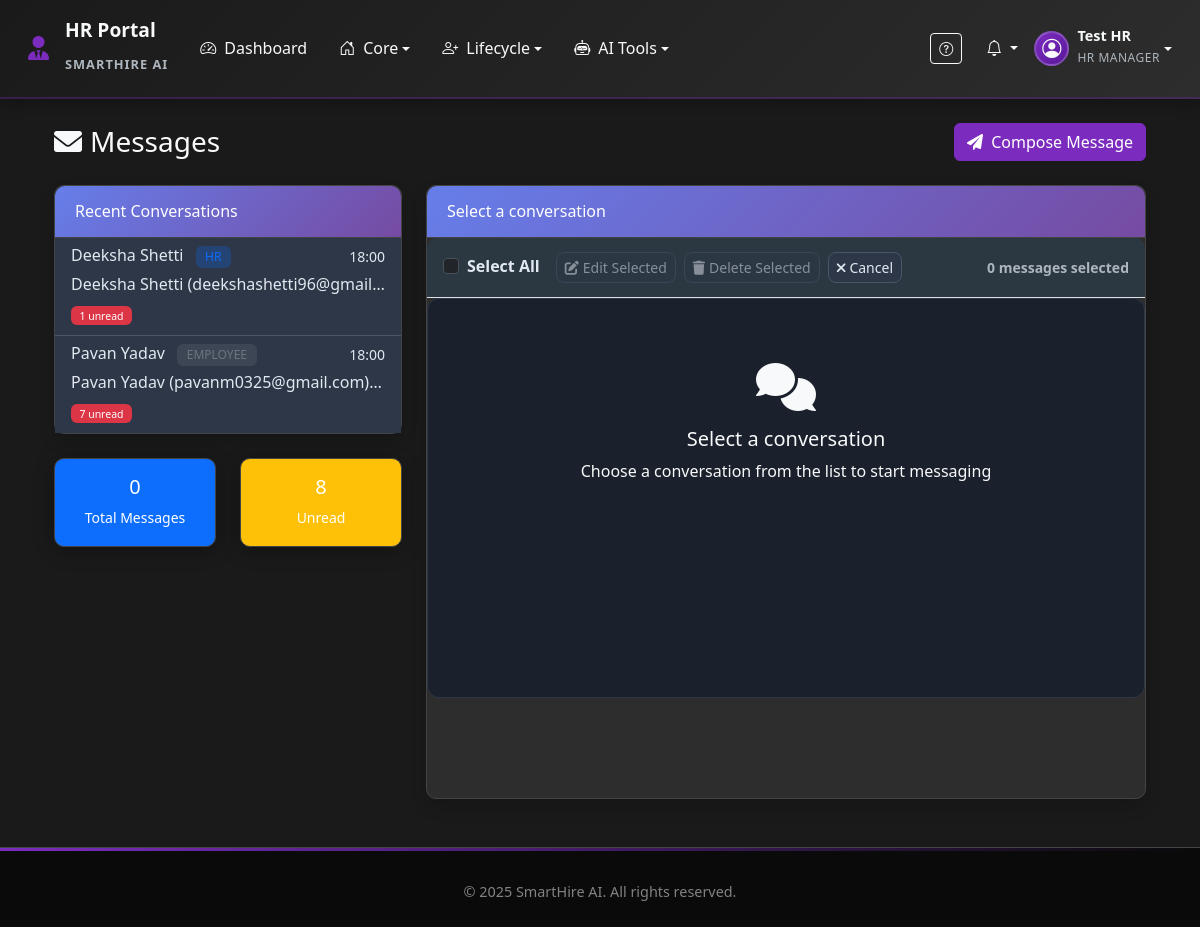
The app's page /hr/messages (signed in), older data.
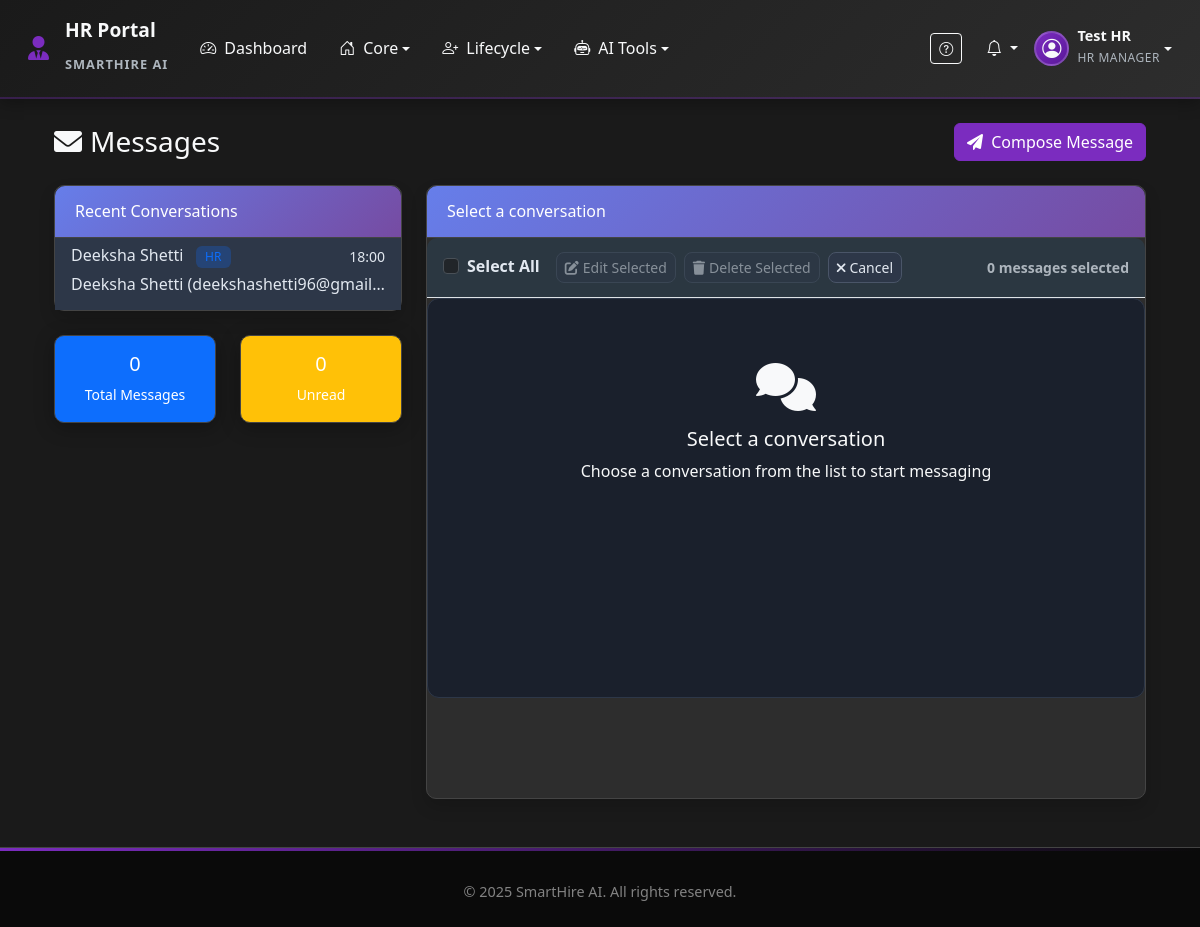
The same page, newer data.
### app.py (models this page shows, shortened)
class Message(db.Model):
    id = db.Column(db.Integer, primary_key=True)
    subject = db.Column(db.String(200), nullable=False)
    content = db.Column(db.Text, nullable=False)
    sender_id = db.Column(db.Integer, db.ForeignKey('user.id'), nullable=False)
    recipient_id = db.Column(db.Integer, db.ForeignKey('user.id'), nullable=False)
    message_type = db.Column(db.String(50), default='message')  # message, notification, reminder
    priority = db.Column(db.String(20), default='normal')  # low, normal, high, urgent
    is_priority = db.Column(db.Boolean, default=False)  # Whether this is a priority message
    status = db.Column(db.String(50), default='unread')  # unread, read, archived
    sent_at = db.Column(db.DateTime, default=datetime.utcnow)
    read_at = db.Column(db.DateTime)
    parent_id = db.Column(db.Integer, db.ForeignKey('message.id'), nullable=True)  # For replies
    notification_data = db.Column(db.JSON, nullable=True)  # Additional notification metadata
    is_edited = db.Column(db.Boolean, default=False)
    edited_at = db.Column(db.DateTime)
    is_deleted = db.Column(db.Boolean, default=False)
    deleted_at = db.Column(db.DateTime)
    sender = db.relationship('User', foreign_keys=[sender_id], backref='sent_messages')
    recipient = db.relationship('User', foreign_keys=[recipient_id], backref='received_messages')
    replies = db.relationship('Message', backref=db.backref('parent', remote_side=[id]), lazy='dynamic')

class User(db.Model):
    id = db.Column(db.Integer, primary_key=True)
    username = db.Column(db.String(80), unique=True, nullable=False)
    email = db.Column(db.String(120), unique=True, nullable=False)
    password = db.Column(db.String(255), nullable=False)
    full_name = db.Column(db.String(100), nullable=False)
    phone = db.Column(db.String(20), nullable=False)
    role = db.Column(db.String(20), nullable=False)
    department = db.Column(db.String(50), nullable=True)
    created_at = db.Column(db.DateTime, default=datetime.utcnow)
    last_login = db.Column(db.DateTime, nullable=True)
    is_active = db.Column(db.Boolean, default=True)
    status = db.Column(db.String(20), default='Active')
    hire_date = db.Column(db.Date, nullable=True)
    position = db.Column(db.String(100), nullable=True)
    manager_id = db.Column(db.Integer, db.ForeignKey('user.id'), nullable=True)
    employee_id = db.Column(db.String(20), nullable=True)
    exit_date = db.Column(db.Date, nullable=True)
    offboarding_start_date = db.Column(db.DateTime, nullable=True)
    reset_token = db.Column(db.String(255), nullable=True)
    reset_token_expires = db.Column(db.DateTime, nullable=True)
    manager = db.relationship('User', remote_side=[id], backref=db.backref('direct_reports', lazy=True))
    skills = db.relationship('EmployeeSkill', backref='employee', lazy=True, cascade='all, delete-orphan')

### app.py (the view)
@app.route('/hr/messages')
@login_required('hr')
def hr_messages():
    user_id = session.get('user_id')
    user = User.query.get(user_id)
    recent_messages = Message.query.filter(
        (Message.sender_id == user_id) | (Message.recipient_id == user_id)
    ).order_by(Message.sent_at.desc()).limit(50).all()
    filtered_messages = []
    for msg in recent_messages:
        other_user_id = msg.recipient_id if msg.sender_id == user_id else msg.sender_id
        other_user = User.query.get(other_user_id)
        if other_user and other_user.is_active and 'test' not in other_user.full_name.lower():
            filtered_messages.append(msg)
    unread_messages_count = Message.query.filter_by(
        recipient_id=user_id,
        status='unread'
    ).join(User, Message.sender_id == User.id).filter(
        User.is_active == True,
        ~User.full_name.like('%test%'),
        ~User.username.like('%test%')
    ).count()
    total_messages = Message.query.filter_by(sender_id=user_id).join(User, Message.recipient_id == User.id).filter(
        User.is_active == True,
        ~User.full_name.like('%test%'),
        ~User.username.like('%test%')
    ).count()
    conversations = []
    conversation_users = set()
    for msg in filtered_messages:
        other_user_id = msg.recipient_id if msg.sender_id == user_id else msg.sender_id
        if other_user_id not in conversation_users:
            conversation_users.add(other_user_id)
            other_user = User.query.get(other_user_id)
            if other_user and other_user.is_active and 'test' not in other_user.full_name.lower():
                unread_count = Message.query.filter_by(
                    sender_id=other_user_id,
                    recipient_id=user_id,
                    status='unread'
                ).count()
                conversations.append({
                    'user_id': other_user_id,
                    'user': other_user,
                    'last_message_content': msg.content,
                    'last_message_time': msg.sent_at,
                    'unread_count': unread_count
                })
    today_active = Message.query.filter(
        Message.sender_id == user_id,
        func.date(Message.sent_at) == date.today()
    ).join(User, Message.recipient_id == User.id).filter(
        User.is_active == True,
        ~User.full_name.like('%test%'),
        ~User.username.like('%test%')
    ).count()
    employee_contacts = User.query.filter(
        User.role == 'employee',
        User.is_active == True,
        User.username.notin_(['test_employee', 'testemp', 'employee_test']),
        ~User.full_name.like('%test%'),
        ~User.username.like('%test%')
    ).all()
    hr_contacts = User.query.filter(
        User.role == 'hr',
        User.is_active == True,
        User.id != user_id,  # Exclude self
        User.username.notin_(['test_hr', 'testhr', 'hr_test']),
        ~User.full_name.like('%test%'),
        ~User.username.like('%test%')
    ).all()
    return render_template('messages.html',
                         user=user,
                         conversations=conversations,
                         total_messages=total_messages,
                         unread_messages_count=unread_messages_count,
                         total_conversations=len(conversations),
                         today_active=today_active,
                         employee_contacts=employee_contacts,
                         hr_contacts=hr_contacts,
                         title='Messages')

### app.py (called while the page is built)
@app.context_processor
def inject_datetime():
    return {
        'timedelta': timedelta,
        'now': datetime.utcnow
    }

@app.context_processor
def inject_user():
    if 'user_id' in session:
        user = User.query.get(session['user_id'])
        return {'user': user}
    return {'user': None}

def login_required(role=None):
    def decorator(f):
        @wraps(f)
        def decorated_function(*args, **kwargs):
            if 'user_id' not in session or 'role' not in session:
                return redirect(url_for('index'))
            if role:
                allowed_roles = role if isinstance(role, list) else [role]
                if session.get('role') not in allowed_roles:
                    flash('You do not have permission to access this page.', 'danger')
                    if session.get('role') == 'candidate':
                        return redirect(url_for('login', role='candidate'))
                    return redirect(url_for(session.get('role', 'index') + '_dashboard'))
            return f(*args, **kwargs)
        return decorated_function
    return decorator

### templates/messages.html (shortened to what the changed rows need)
{% extends "base.html" %}
{% block content %}
<div class="container-fluid">
    <div class="d-sm-flex align-items-center justify-content-between mb-4">
        <h1 class="h3 mb-0 text-gray-800">
            <i class="fas fa-envelope me-2"></i>Messages
        </h1>
    </div>
    <div class="row">
        <div class="col-lg-4">
            <div class="card shadow mb-4">
                <div class="card-body p-0">
                    {% if conversations %}
                    <div class="list-group list-group-flush">
                        {% for conversation in conversations %}
                        <a href="#" class="list-group-item list-group-item-action conversation-item"
                           data-conversation-id="{{ conversation.user_id }}"
                           onclick="loadConversation('{{ conversation.user_id }}')">
                            <div class="d-flex w-100 justify-content-between">
                                <h6 class="mb-1">
                                    {{ conversation.user.full_name or conversation.user.username }}
                                    <span class="badge bg-{{ 'primary' if conversation.user.role == 'hr' else 'secondary' }} bg-opacity-25 text-{{ 'primary' if conversation.user.role == 'hr' else 'secondary' }} ms-2">
                                        {{ conversation.user.role.upper() }}
                                    </span>
                                </h6>
                                <small>{{ conversation.last_message_time.strftime('%H:%M') if conversation.last_message_time else '' }}</small>
                            </div>
                            <p class="mb-1 text-truncate">{{ conversation.last_message_content[:50] }}{% if conversation.last_message_content|length > 50 %}...{% endif %}</p>
                            <small class="text-muted">
                                {% if conversation.unread_count > 0 %}
                                <span class="badge bg-danger">{{ conversation.unread_count }} unread</span>
                                {% endif %}
                            </small>
                        </a>
                        {% endfor %}
                    </div>
                    {% else %}
                    <div class="text-center py-4">
                        <i class="fas fa-comments fa-2x text-gray-300 mb-2"></i>
                        <p class="text-gray-500 mb-0">No conversations yet</p>
                    </div>
                    {% endif %}
                </div>
            </div>
            <div class="row">
                <div class="col-6 mb-3">
                    <div class="card bg-warning text-white">
                        <div class="card-body text-center">
                            <h5 class="card-title">{{ unread_messages_count }}</h5>
                            <p class="card-text small">Unread</p>
                        </div>
                    </div>
                </div>
            </div>
        </div>
    </div>
</div>
{% endblock %}

Row changes from the older to the newer data that the page shows:
removed Message: user "Pavan Yadav", user.role "EMPLOYEE", last_message_time "18:00", content "Pavan Yadav (pavanm0325@gmail.com)…", unread_count "7"
changed Message "Deeksha Shetti": unread_count "1" → (not shown)
Text that changed along with them:
{{ unread_messages_count }}: "8" → "0"
